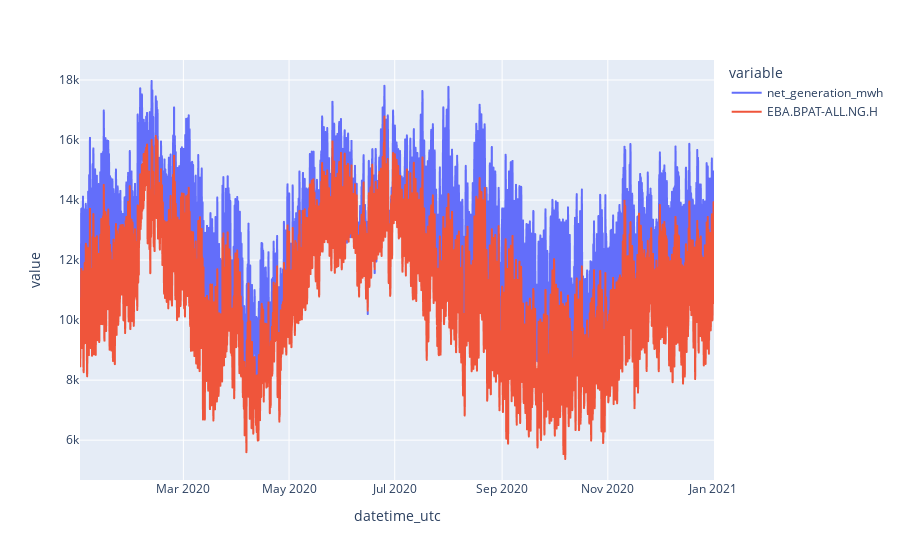

Notebook code for this chart:
### Markdown cell above
# Visualize BA of interest

### Code cell
ba = "BPAT"
col_name = GEN_ID.format(ba)
dat = pd.read_csv(path+ba+".csv", parse_dates=["datetime_utc"])
dat = dat[dat.fuel_category=="total"]
dat = dat.merge(raw[ col_name], left_on="datetime_utc", right_index=True)

px.line(dat, x="datetime_utc", y=["net_generation_mwh", col_name])

### Figure 1 — Plotly figure (JSON) as saved in the notebook; plotly's stock layout.template omitted (floating-point values rounded to 4 significant figures; data arrays with more than 128 entries replaced by an {"elided": "..."} marker saying what was removed)
{"data": [{"hovertemplate": "variable=net_generation_mwh<br>datetime_utc=%{x}<br>value=%{y}<extra></extra>", "legendgroup": "net_generation_mwh", "line": {"color": "#636efa", "dash": "solid"}, "marker": {"symbol": "circle"}, "mode": "lines", "name": "net_generation_mwh", "showlegend": true, "type": "scattergl", "x": {"elided": "8784 str values"}, "xaxis": "x", "y": {"elided": "8784 float values"}, "yaxis": "y"}, {"hovertemplate": "variable=EBA.BPAT-ALL.NG.H<br>datetime_utc=%{x}<br>value=%{y}<extra></extra>", "legendgroup": "EBA.BPAT-ALL.NG.H", "line": {"color": "#EF553B", "dash": "solid"}, "marker": {"symbol": "circle"}, "mode": "lines", "name": "EBA.BPAT-ALL.NG.H", "showlegend": true, "type": "scattergl", "x": {"elided": "8784 str values"}, "xaxis": "x", "y": {"elided": "8784 int values"}, "yaxis": "y"}], "layout": {"legend": {"title": {"text": "variable"}, "tracegroupgap": 0}, "margin": {"t": 60}, "xaxis": {"anchor": "y", "domain": [0, 1], "title": {"text": "datetime_utc"}}, "yaxis": {"anchor": "x", "domain": [0, 1], "title": {"text": "value"}}}}
